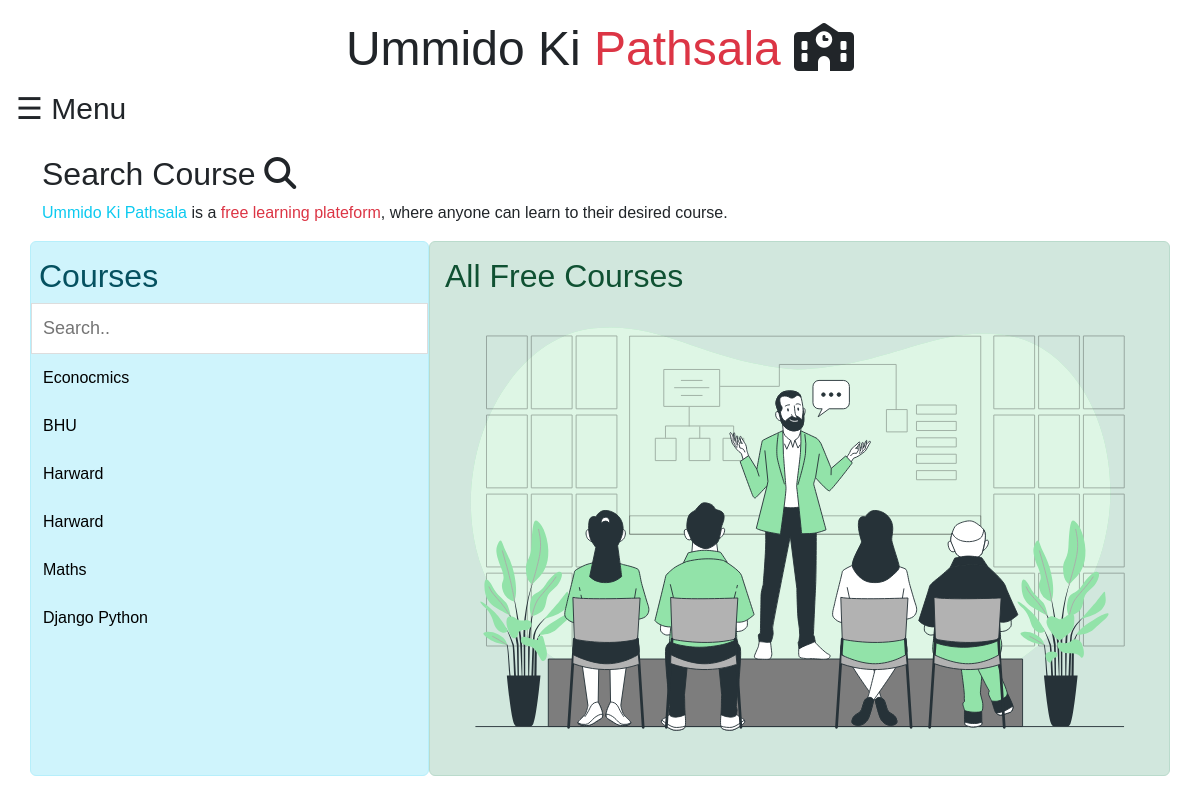
The app's page /, older data.
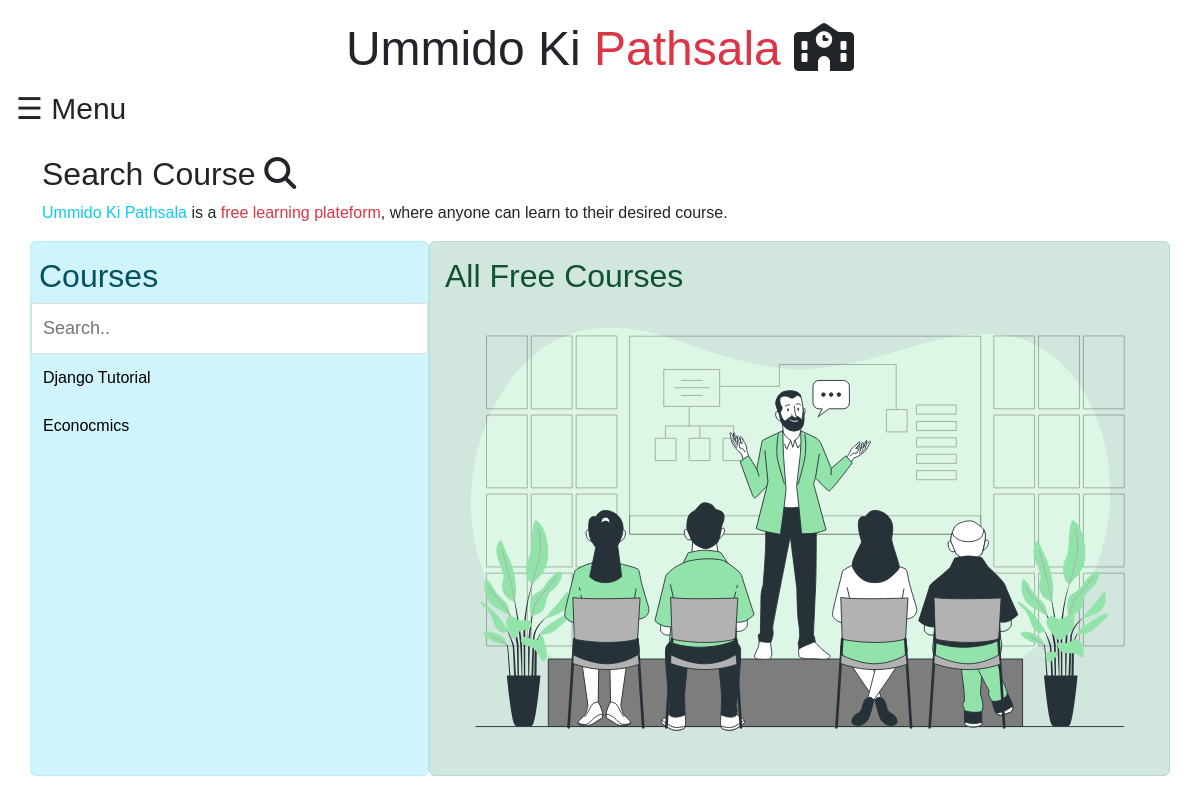
The same page, newer data.
### cms/models.py (models this page shows)
class course(models.Model):
    cname = models.CharField(max_length=400)
    user = models.ForeignKey(teacher,on_delete=models.CASCADE)
    slug = AutoSlugField(populate_from='cname',max_length=250,unique=True,null=True,default=None)
    disp = models.TextField(default=False)
    dateof  = models.DateTimeField(auto_now_add=True)
    cimg = models.ImageField(upload_to='courseimg/' ,default=False)

### user/views.py (the view)
# urls.py: path('',views.index.as_view(),name='homepage'),
class index(View):
    def get(self, request):
        courses = course.objects.all()
        return render(request,'index.html',{'courses': courses})

### templates/index.html (shortened to what this page needs)
{% extends 'core/base.html' %}
{% load static %}
{% block content %}
    {% include 'core/navbar.html' %}
   <div class="container mt-2">
    <h2>Search Course <i class="fas fa-search"></i> </h2>
    <p><span class="text-info">Ummido Ki Pathsala</span> is a <span class="text-danger">free learning plateform</span>, where anyone can learn to their desired course.</p>
    <div class="row">
      <div class="left alert alert-info" >
        <h2>Courses</h2>
        <input type="text" id="mySearch" onkeyup="myFunction()" placeholder="Search.." title="Type in a category">
        <ul id="myMenu">
            {% if courses %}
            {% for i in courses %}
            <li><a href="{% url 'useropencourse' id=i.slug  %}">{{i.cname | capfirst }}</a></li>
            {% endfor %}
            {% else %}
            <li><a href="#">No Course Yet</a></li>
            <li><p class="mx-3">We are sorry for that, we have no course yet.</p></li>
            {% endif %}
        </ul>
      </div>
      <div class="right alert alert-success" >
        <h2>All Free Courses</h2>
        <div class="container mt-2">
            <img src="{% static 'cms/img/s.svg' %}" alt="" class="img-fluid" >
        </div>
      </div>
    </div>
    </div>
{% endblock content %}

### core/templates/core/base.html (shortened to what this page needs)
<!doctype html>
<html lang="en">
  <head>
  {% block link %}
  {% load cache %}
  {% cache 500 links %}
  <link href="https://cdn.jsdelivr.net/npm/bootstrap@5.2.1/dist/css/bootstrap.min.css" rel="stylesheet">
  <link rel="stylesheet" href="https://cdnjs.cloudflare.com/ajax/libs/font-awesome/6.2.0/css/all.min.css" />
 {% endcache links %}
  {% endblock link %}
  </head>
  <body>
    {% block content %}{% endblock content %}
  </body>
</html>

### core/templates/core/navbar.html (shortened to what this page needs)
<div id="main">
  <div class=" mt-1 text-center">
    <h1 class="display-5">Ummido Ki <span class="text-danger text-center">Pathsala</span> <i class="fas fa-school"></i> </h1>
  </div>
  <span style="font-size:30px;cursor:pointer" onclick="openNav()">&#9776; Menu</span>
</div>

### core/templates/core/navbar.html (style rules this page uses)
body { font-family: "Lato", sans-serif; }
#main { transition: margin-left .5s; padding: 16px; }

### templates/index.html (style rules this page uses)
body { font-family: Arial, Helvetica, sans-serif; }
* { box-sizing: border-box; }
.row { display: flex; }
.left { flex: 35%; padding: 15px 0; }
.left h2 { padding-left: 8px; }
.right { flex: 65%; padding: 15px; }
#mySearch { width: 100%; font-size: 18px; padding: 11px; border: 1px solid #ddd; }
#myMenu { list-style-type: none; padding: 0; margin: 0; }
#myMenu li a { padding: 12px; text-decoration: none; color: black; display: block }

Row changes from the older to the newer data that the page shows:
removed course: cname "BHU"
removed course: cname "Harward"
removed course: cname "Harward"
removed course: cname "Maths"
removed course: cname "Django Python"
added course: cname "Django Tutorial"
